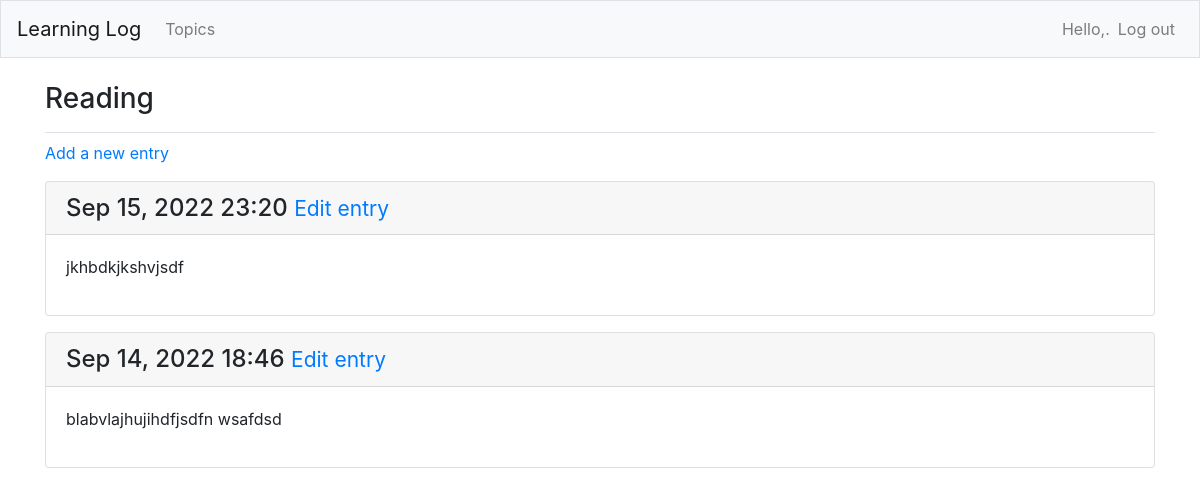
Page /topics/4/ (signed in) on the committed database.
### learning_logs/models.py (models this page shows, shortened)
class Topic(models.Model):
    text = models.CharField(max_length=200)
    date_added = models.DateTimeField(auto_now_add=True)
    owner = models.ForeignKey(User,on_delete=models.CASCADE)
    def __str__(self):
        return self.text

class Entry(models.Model):
    topic = models.ForeignKey(Topic,on_delete=models.CASCADE)
    text = models.TextField()
    date_added = models.DateTimeField(auto_now_add=True)
    class Meta:
        verbose_name_plural = 'entries'

### learning_logs/views.py (the view)
# urls.py: path('topics/<int:topic_id>/',views.topic,name='topic'),
@login_required
def topic(request,topic_id):
    topic = Topic.objects.get(id=topic_id)
    check_topic_owner(topic.owner,request.user)
    entries = topic.entry_set.order_by('-date_added')
    context = {'topic':topic,'entries':entries}
    return render(request,'learning_logs/topic.html',context)

### learning_logs/views.py (called while the page is built)
def check_topic_owner(owner,user):
    if owner != user:
        raise Http404

### learning_logs/templates/learning_logs/topic.html
{% extends "learning_logs/base.html" %}
{% block page_header %}
<h3>{{topic}}</h3>
{% endblock page_header %}
{% block content %}
    <p>
        <a href="{% url 'learning_logs:new_entry' topic.id %}">Add a new entry</a>
    </p>
        {% for entry in entries %}
        <div class="card mb-3">
            <h4 class="card-header">
                {{entry.date_added|date:'M d, Y H:i'}}
                <small>
                    <a href="{% url 'learning_logs:edit_entry' entry.id %}">Edit entry</a>
                </small>
            </h4>
        <div class="card-body">
            {{entry.text|linebreaks }}
        </div>
        </div>
        {% empty %}
        <p>There are no entries for this topic yet</p>
        {% endfor %}
{% endblock content %}

### rows in the picture
Topic: text "Reading"
Entry: date_added "Sep 15, 2022 23:20", text "jkhbdkjkshvjsdf"
Entry: date_added "Sep 14, 2022 18:46", text "blabvlajhujihdfjsdfn wsafdsd"
